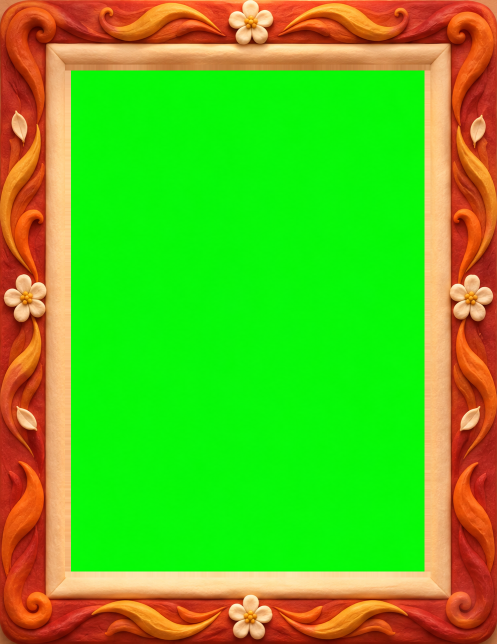
#> input picture dev/media/clay/frame-ember-v2.png, 994 x 1287 px (shown at 1/2 size); its folder holds only this picture in this run
$ python cut_from_wall.py frame-ember-v2.png 1.0 frame-ember.png
#> lines starting #> are read from the running program, lines starting #| are printed output that depends on the picture; after the words box and inside, x2 and y2 are one past the last pixel; in counts of white or black regions, pixels touching at a corner belong together
"""Cut a clay frame out of a picture where it hangs on a clay wall (with a flat green opening), using GrabCut seeded from the opening.
usage: python3 cut_from_wall.py <in.png> <painting h/w> <out_name>  ->  <out_name>.webp (frame + alpha) and <out_name>.json"""
import sys, json, cv2, numpy as np
src,ar,name=sys.argv[1],float(sys.argv[2]),sys.argv[3]
im=cv2.imread(src);H,W=im.shape[:2];b,g,r=[im[...,i].astype(int) for i in range(3)]
#> further down, im is the input picture: shape (1287, 994, 3); mean B, G, R 29.7, 184.5, 95.7
#> after `H, W = im.shape[:2]`: H = 1287; W = 994
#> after `b, g, r = [im[..., i].astype(int) for i in range(3)]`:
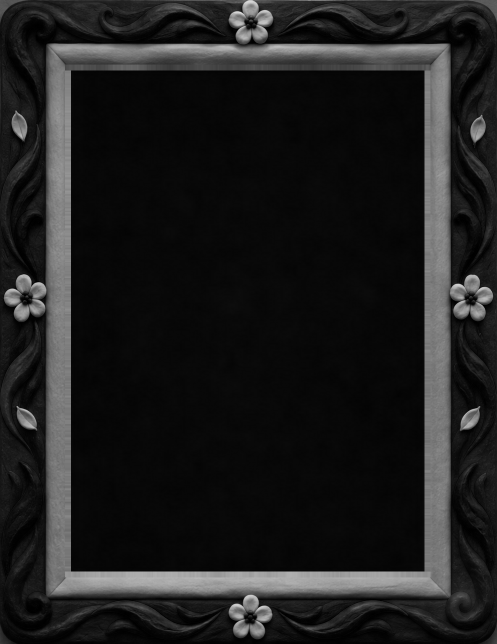
#> b: shape (1287, 994) int64 (shown at 1/2 size); min 0, max 228, mean 29.7
#> after `b, g, r = [im[..., i].astype(int) for i in range(3)]`:
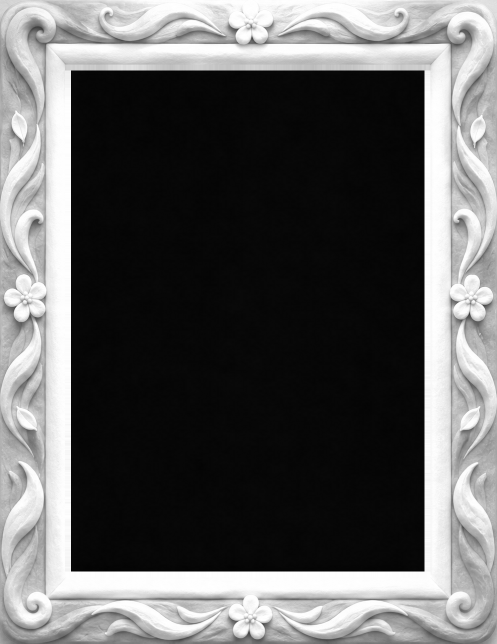
#> r: shape (1287, 994) int64 (shown at 1/2 size); min 1, max 255, mean 95.7
grn=(g>170)&(r<110)&(b<110)
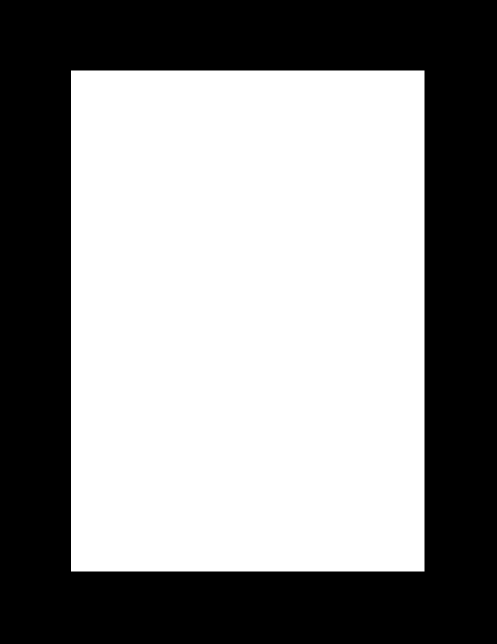
#> grn: shape (1287, 994) bool (shown at 1/2 size); 55.4% white; 1 black region, box (x1, y1, x2, y2) and area: (0, 0, 994, 1287) 570864
c=grn.sum(0);rw=grn.sum(1);cx=np.nonzero(c>c.max()*.6)[0];ry=np.nonzero(rw>rw.max()*.6)[0]
#> after `c = grn.sum(0)`: c = 994 values, max 1002 at index 142, min 0 at index 0, mean 712.7
#> after `rw = grn.sum(1)`: rw = 1287 values, max 707 at index 141, min 0 at index 0, mean 550.4
#> after `cx = np.nonzero(c > c.max() * 0.6)[0]`: cx = 707 values from 142 to 848
#> after `ry = np.nonzero(rw > rw.max() * 0.6)[0]`: ry = 1002 values from 141 to 1142
ox0,ox1,oy0,oy1=int(cx.min()),int(cx.max()),int(ry.min()),int(ry.max());ow=ox1-ox0
#> after `ox0, ox1, oy0, oy1 = (int(cx.min()), int(cx.max()), int(ry.min()), int`: ox0 = 142; ox1 = 848; oy0 = 141; oy1 = 1142
#> after `ow = ox1 - ox0`: ow = 706
m=int(ow*.32)                                     # generous box: liner + moulding are well inside this
#> m = 225
rx0,ry0,rx1,ry1=max(0,ox0-m),max(0,oy0-m),min(W-1,ox1+m),min(H-1,oy1+m)
#> rx0 = 0; ry0 = 0; rx1 = 993; ry1 = 1286
mask=np.full((H,W),cv2.GC_BGD,np.uint8);mask[ry0:ry1,rx0:rx1]=cv2.GC_PR_BGD
k=int(ow*.07);mask[oy0-k:oy1+k,ox0-k:ox1+k]=cv2.GC_FGD   # the liner right round the opening is certainly frame
#> after `k = int(ow * 0.07)`: k = 49
mask[oy0:oy1+1,ox0:ox1+1]=cv2.GC_BGD               # the opening itself is not frame
# the frame's colour band: pixels within the box that differ clearly from the wall's typical colour are probably frame
wall=np.median(im[ry0:ry0+12,rx0:rx1].reshape(-1,3),0);d=np.linalg.norm(im.astype(float)-wall,axis=2)
#> after `wall = np.median(im[ry0:ry0 + 12, rx0:rx1].reshape(-1, 3), 0)`: wall = [42, 82, 237]
#> after `d = np.linalg.norm(im.astype(float) - wall, axis=2)`:
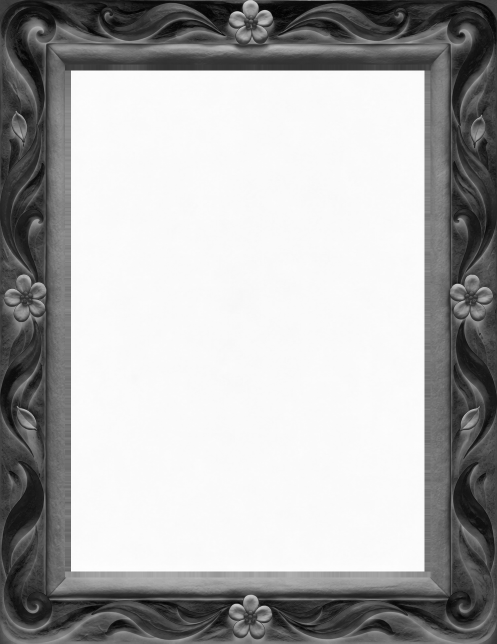
#> d: shape (1287, 994) float64 (shown at 1/2 size); min 1, max 291.8, mean 200; drawn with min black and max white
pf=(d>38)&(mask==cv2.GC_PR_BGD);mask[pf]=cv2.GC_PR_FGD
#> after `pf = (d > 38) & (mask == cv2.GC_PR_BGD)`:
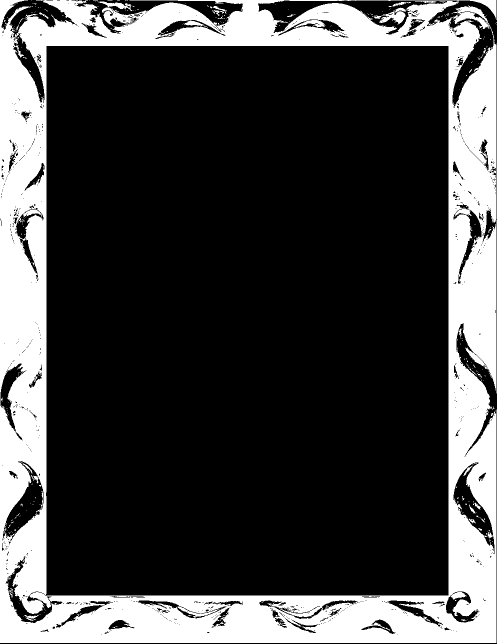
#> pf: shape (1287, 994) bool (shown at 1/2 size); 25.4% white; 383 white regions (358 under 20 px), largest, box (x1, y1, x2, y2) and area: (0, 0, 993, 1286) 321182, (758, 16, 812, 49) 825, (195, 3, 264, 22) 439
bg=np.zeros((1,65),np.float64);fg=np.zeros((1,65),np.float64)
cv2.grabCut(im,mask,None,bg,fg,6,cv2.GC_INIT_WITH_MASK)
fgm=((mask==cv2.GC_FGD)|(mask==cv2.GC_PR_FGD)).astype(np.uint8)
n,lab,st,_=cv2.connectedComponentsWithStats(fgm);big=1+np.argmax(st[1:,cv2.CC_STAT_AREA]);fgm=(lab==big).astype(np.uint8)
fgm=cv2.morphologyEx(fgm,cv2.MORPH_CLOSE,np.ones((9,9),np.uint8))
# fill holes inside the frame's outline except the opening
cs,_=cv2.findContours(fgm,cv2.RETR_EXTERNAL,cv2.CHAIN_APPROX_SIMPLE);solid=np.zeros_like(fgm);cv2.drawContours(solid,cs,-1,1,-1)
solid[oy0:oy1+1,ox0:ox1+1]=0
alpha=cv2.GaussianBlur((solid*255).astype(np.uint8),(5,5),0)
ys,xs=np.nonzero(solid);fx0,fx1,fy0,fy1=xs.min(),xs.max(),ys.min(),ys.max()
rgba=cv2.cvtColor(im,cv2.COLOR_BGR2BGRA);rgba[...,3]=alpha
crop=rgba[fy0:fy1+1,fx0:fx1+1]
# stretch so the opening is exactly the painting's shape (a few percent at most)
oh,owd=oy1-oy0,ox1-ox0;f=ar/(oh/owd);sx,sy=(1,f) if f>1 else (1/f,1)
#> after `oh, owd = (oy1 - oy0, ox1 - ox0)`: oh = 1001; owd = 706
#> after `f = ar / (oh / owd)`: f = 0.705
#> after `sx, sy = (1, f) if f > 1 else (1 / f, 1)`: sx = 1.42; sy = 1
crop=cv2.resize(crop,(round(crop.shape[1]*sx),round(crop.shape[0]*sy)),interpolation=cv2.INTER_AREA)
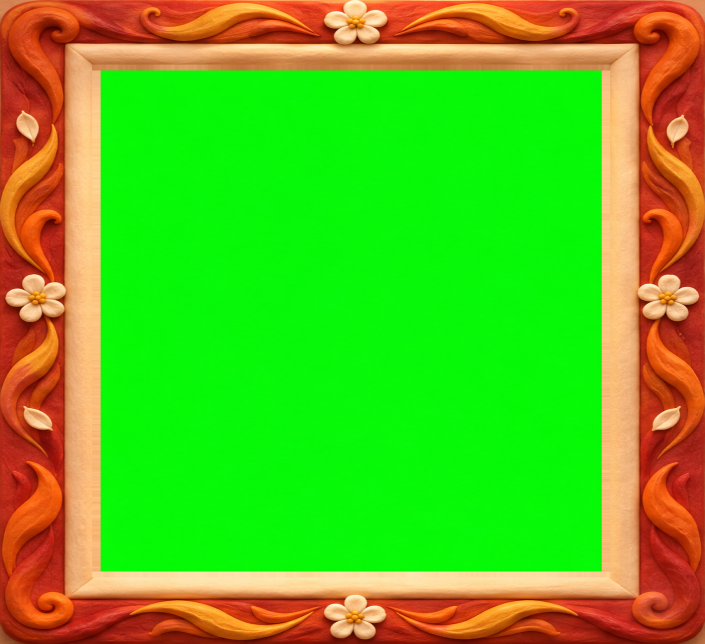
#> crop: shape (1287, 1409, 4) (shown at 1/2 size); mean B, G, R, A 29.7, 184.5, 95.7, 112
cv2.imwrite(name+'.png',crop)
from PIL import Image;Image.open(name+'.png').save(name+'.webp',quality=90,method=6)
#> after `from PIL import Image`:
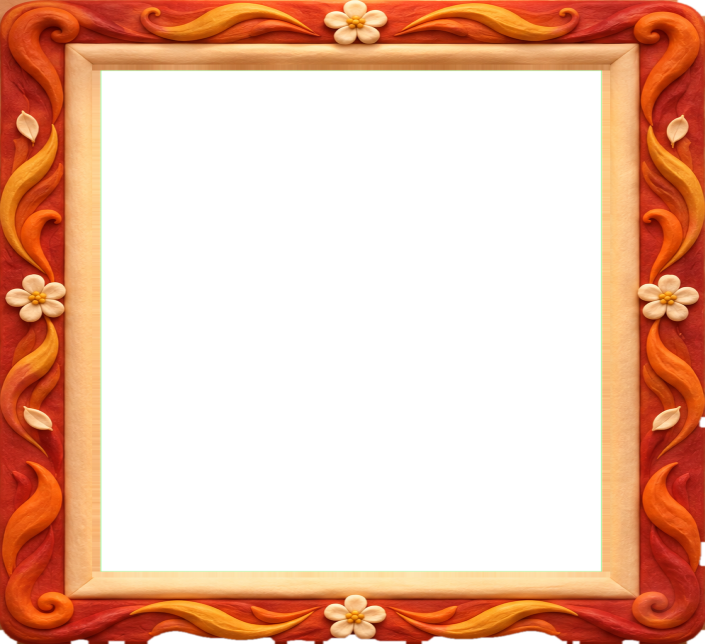
#> saved as frame-ember.png.webp: PIL image 1409x1287 RGBA (shown at 1/2 size); mean R, G, B, A 95.7, 184.5, 29.7, 112; transparent parts drawn white
op=[round((ox0-fx0)*sx),round((oy0-fy0)*sy),round((ox1-fx0)*sx),round((oy1-fy0)*sy)]
#> op = [201, 141, 1202, 1142]
meta={'w':crop.shape[1],'h':crop.shape[0],'open':op};json.dump(meta,open(name+'.json','w'));print(name,meta,f'shape fix x{sx:.3f} y{sy:.3f}')
#> after `meta = {'w': crop.shape[1], 'h': crop.shape[0], 'open': op}`: meta = {'w': 1409, 'h': 1287, 'open': [201, 141, 1202, 1142]}
#| frame-ember.png {'w': 1409, 'h': 1287, 'open': [201, 141, 1202, 1142]} shape fix x1.418 y1.000
